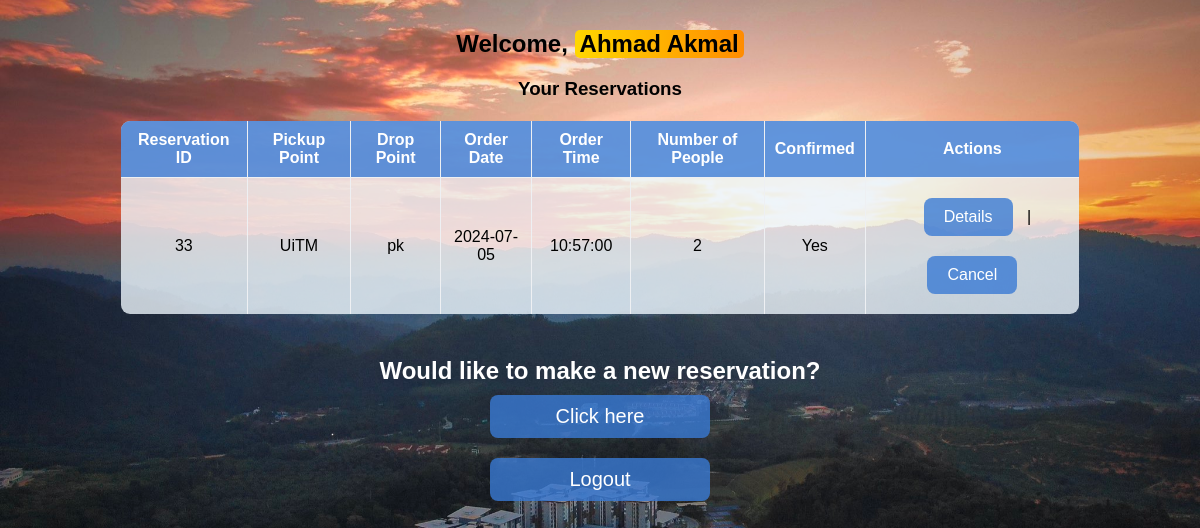
The app's page /pokduSourceCode/pokdu/studDashboard.php (signed in) with its own data.
### tables this page shows
CREATE TABLE `student_details` (
  `student_id` varchar(30) NOT NULL,
  `student_name` varchar(30) DEFAULT NULL,
  `student_password` varchar(30) DEFAULT NULL,
  `student_phoneNum` varchar(30) DEFAULT NULL
);

CREATE TABLE `order_details` (
  `reservation_id` int(11) NOT NULL,
  `pickup_point` varchar(30) DEFAULT NULL,
  `drop_point` varchar(30) DEFAULT NULL,
  `order_date` date DEFAULT NULL,
  `order_time` time DEFAULT NULL,
  `seat_num` int(11) DEFAULT NULL,
  `num_of_people` int(11) DEFAULT NULL,
  `student_id` varchar(30) DEFAULT NULL,
  `worker_id` varchar(30) DEFAULT NULL,
  `confirmed` tinyint(1) DEFAULT 0
);

### pokduSourceCode/pokdu/studDashboard.php (the view, shortened to what this page needs)
<?php
include 'dbconn.php';
$user_id = $_SESSION['user_id'];
$name_query = "SELECT student_name FROM student_details WHERE student_id = '$user_id'";
$name_result = mysqli_query($dbconn, $name_query);
if ($name_result && mysqli_num_rows($name_result) > 0) {
    $name_row = mysqli_fetch_assoc($name_result);
    $student_name = $name_row['student_name'];
} else {
    $student_name = 'Student';
}
$reservations_query = "
    SELECT
        reservation_id,
        pickup_point,
        drop_point,
        order_date,
        order_time,
        num_of_people,
        confirmed
    FROM order_details
    WHERE student_id = '$user_id'
";
$reservations_result = mysqli_query($dbconn, $reservations_query);
?>
<!DOCTYPE html>
<html>
<head>
    <link rel="stylesheet" type="text/css" href="style3.css">
</head>
<body>
    <h2>Welcome, <span class="shiny-text"><?php echo htmlspecialchars($student_name); ?></span></h2>
    <h3 style="text-align: center;">Your Reservations</h3>
    <table border="1">
        <tr>
            <th>Reservation ID</th>
            <th>Pickup Point</th>
            <th>Drop Point</th>
            <th>Order Date</th>
            <th>Order Time</th>
            <th>Number of People</th>
            <th>Confirmed</th>
            <th>Actions</th>
        </tr>
        <?php
        if (mysqli_num_rows($reservations_result) > 0) {
            while ($row = mysqli_fetch_assoc($reservations_result)) {
                echo "<tr>";
                echo "<td>" . $row['reservation_id'] . "</td>";
                echo "<td>" . $row['pickup_point'] . "</td>";
                echo "<td>" . $row['drop_point'] . "</td>";
                echo "<td>" . $row['order_date'] . "</td>";
                echo "<td>" . $row['order_time'] . "</td>";
                echo "<td>" . $row['num_of_people'] . "</td>";
                echo "<td>" . ($row['confirmed'] ? 'Yes' : 'No') . "</td>";
                echo "<td>
                        <a href='studOrderDetails.php?reservation_id=" . $row['reservation_id'] . "'>Details</a> |
                        <a href='#' onclick=\"confirmCancellation('" . $row['reservation_id'] . "');\">Cancel</a>
                      </td>";
                echo "</tr>";
            }
        } else {
            echo "<tr><td colspan='8'>No reservations found</td></tr>";
        }
        ?>
    </table>
    <br>
    <h3 style="text-align: center; font-size: 24px; color: #ffffff; margin-bottom: 10px;">Would like to make a new reservation?</h3>
    <a href="makeReservation.php" style="display: block; text-align: center; font-size: 20px; color: #ffffff; text-decoration: none; margin-bottom: 20px; width: 15%; margin-left: auto; margin-right: auto;">Click here</a>
    <a href="logout.php" style="display: block; text-align: center; font-size: 20px; color: #ffffff; text-decoration: none; width: 15%; margin-left: auto; margin-right: auto;">Logout</a>
</body>
</html>

### pokduSourceCode/pokdu/style3.css (style rules this page uses)
body, html { margin: 0; padding: 0; font-family: Arial, sans-serif; background: url('images/bg8.jpeg') no-repeat center center fixed; background-size: cover; height: 100%; }
h2 { text-align: center; color: #000000; margin-top: 30px; }
.shiny-text { background: linear-gradient(90deg, #FFD700, #FF8C00, #FFD700); background-size: 200% 200%; color: #000; animation: shiny 3s linear infinite; display: inline-block; padding: 0 5px; border-radius: 5px; }
table { width: 80%; border-collapse: collapse; margin-top: 20px; border-radius: 10px; overflow: hidden; margin-left: auto; margin-right: auto; text-align: center; }
table, th, td { border: 1px solid #eef0f3; }
th, td { padding: 10px; text-align: center; color: #000; }
th { background-color: rgba(58, 123, 213, 0.8); color: white; }
tr:nth-child(even) { background-color: rgba(237, 245, 252, 0.8); }
tr:nth-child(odd) { background-color: rgba(255, 255, 255, 0.8); }
a { color: #ffffff; text-decoration: none; display: inline-block; padding: 10px 20px; margin: 10px; background-color: rgba(58, 123, 213, 0.8); border-radius: 8px; text-align: center; }

### records on screen
student_details: student_name "Ahmad Akmal"
order_details: reservation_id "33", pickup_point "UiTM", drop_point "pk", order_date "2024-07-05", order_time "10:57:00", num_of_people "2", confirmed "Yes"
